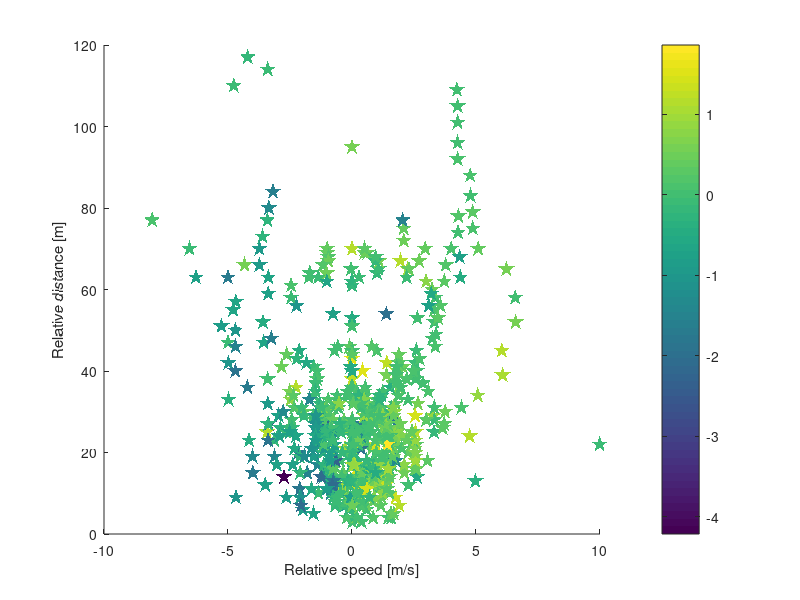
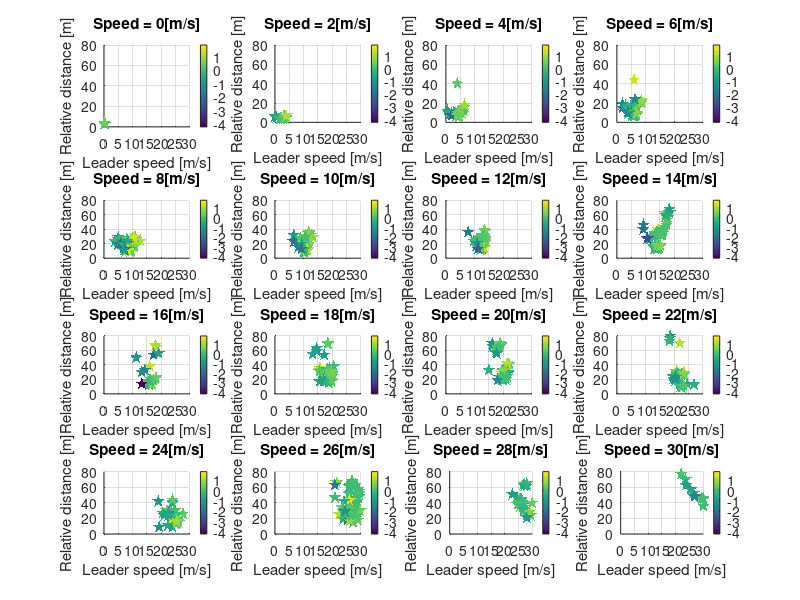

Write the MATLAB code that produced these figures, in order. (Note: this script raises an error after producing the figures.)
%% write a script that shows a heat map of the FS and human driving data and IDM...

clear all
clc

%% load human driving data

load("2020-07-08-15-15-54_2T3MWRFVXLW056972_CAN_Messages.mat")
valid_accel = accelx;
valid_relative_dist = lead_distance;
valid_relative_spd = relative_vel;
valid_relative_spd(lead_distance>120) = nan;
valid_speed = speed/3.6;

lead_distance(lead_distance>120) = nan;

%% overlay data with different deceleraito range
time_aligned = Time-Time(1);
time_enter = 430;
time_exit = 1301;

[~,highway_s_I] = min(abs(time_aligned-time_enter));
[~,highway_e_I] = min(abs(time_aligned-time_exit));

accelx_highway = accelx(highway_s_I:highway_e_I);
highway_rel_speed = relative_vel(highway_s_I:highway_e_I);
highway_lead_dist = lead_distance(highway_s_I:highway_e_I);
speed_highway = valid_speed(highway_s_I:highway_e_I);

%%
figure()
scatter(highway_rel_speed,highway_lead_dist,160,accelx_highway,...
        'p','filled','MarkerFaceAlpha',1.0,'MarkerEdgeAlpha',1.0);

xlabel('Relative speed [m/s]')
ylabel('Relative distance [m]')
cm = get(gca,'Colormap');
colorbar

top = max(accelx_highway);
bottom = min(accelx_highway);

%% plot human driving data at different speed 
v_AV_grid = 0:2:30;

temp_c = accelx_highway;
c = exp(temp_c)./(1+exp(temp_c))-0.5;   %enhance constrast
c = temp_c;

fig_handle1 = figure();
% colormap(fig_handle1,cm)
% colormap(fig_handle1,brewermap([],'RdYlGn'))  %RdYlGn
hold on
for AV_speed_index = 1:1:length(v_AV_grid)
    %extract field test data around this speed
    speed_lower_bound = v_AV_grid(AV_speed_index)-1;
    speed_upper_bound = v_AV_grid(AV_speed_index)+1;
    accel_pt_temp = accelx_highway(speed_lower_bound<=speed_highway&speed_highway<speed_upper_bound);
    color_pt_temp = c(speed_lower_bound<=speed_highway&speed_highway<speed_upper_bound);
    relative_dist_pt_temp = highway_lead_dist(speed_lower_bound<=speed_highway&speed_highway<speed_upper_bound);
    relative_spd_pt_temp = highway_rel_speed(speed_lower_bound<=speed_highway&speed_highway<speed_upper_bound);
    speed_pt_temp = speed_highway(speed_lower_bound<=speed_highway&speed_highway<speed_upper_bound);
    
    temp_v_AV = v_AV_grid(AV_speed_index);
    subplot(4,4,AV_speed_index)
    
    title(['Speed = ',num2str(temp_v_AV),'[m/s]'])
    hold on
    scatter(relative_spd_pt_temp +temp_v_AV,relative_dist_pt_temp,100,accel_pt_temp,...
        'p','filled','MarkerFaceAlpha',1.0,'MarkerEdgeAlpha',1.0);

    xlabel('Leader speed [m/s]')
    ylabel('Relative distance [m]')
    set(gca,'FontSize',10)
    grid on
    xlim([0 30])
    ylim([0 80])
    
    caxis manual
    caxis([bottom top]);
    colorbar
    
end
set(gcf, 'Color', 'w');


%% heatmap of the Intelligent Driver Model (IDM)

uMin = -3;
uMax = 1.5;
r = 30;

v_lead_grid = 0:1:30;
rel_dist_grid = 0:1:80;

v_AV_grid = 0:2:30;

[XX,YY] = meshgrid(v_lead_grid,rel_dist_grid);

fig_handle2 = figure();

IDMparams.delta = 4; 
IDMparams.a = 1.3;
IDMparams.b = 2.0;
IDMparams.S0 = 2;
IDMparams.T = 1;
IDMparams.v0 = 30;


for AV_speed_index = 1:1:length(v_AV_grid)

    temp_v_AV = v_AV_grid(AV_speed_index);
    v_AV = temp_v_AV*ones(size(XX,1),size(XX,2));
    
    d_rel = YY;
    v_rel = XX-v_AV;
    
    accel_value = IDM(v_AV,d_rel,v_rel,uMin,uMax,IDMparams);
    subplot(4,4,AV_speed_index)
    
    title(['Speed = ',num2str(temp_v_AV),'[m/s]'])
    hold on
    contourf(XX,YY,accel_value)
    xlabel('Leader speed [m/s]')
    ylabel('Relative distance [m]')
    set(gca,'FontSize',10)
    caxis manual
    caxis([bottom top]);
    colorbar
    xlim([0 30]);
    ylim([0 80]);

%     pause
end
cm2 = get(gca,'Colormap');
colormap(fig_handle2,cm)
set(gcf, 'Color', 'w');
% colormap(fig_handle,brewermap([],'RdYlGn'))  %RdYlGn



%% load driving data 03052020
load('../../circleData/2020-07-28-17-56-48-879520_2020_03_05_relative_distance_relative_speed_Data.mat');
load('../../circleData/2020-07-28-17-40-56-648843_2020_03_05_Acceleration_Speed_Data.mat');

%%
time1 = speed_accel(:,1);
% speed = speed_accel(:,2);
% accel = speed_accel(:,3);

time2 = relative_distance_relative_speed(:,1);
% relative_distance = relative_distance_relative_speed(:,2);
% relative_speed = relative_distance_relative_speed(:,3);

[B,I] = sort(time1); 
time1 = B;
speed = speed_accel(I,2);
accel = speed_accel(I,3);

[B,I] = sort(time2); 
time2 = B;
relative_distance = relative_distance_relative_speed(I,2);
relative_speed = relative_distance_relative_speed(I,3);
%% resample speed and accel
speed = interp1(time1,speed,time2,'nearest');
accel = interp1(time1,accel,time2,'nearest');    

%estimate speed of the lead vehicle.
speed_lead  = speed + relative_speed;
relative_dist_data0 = relative_distance(speed_lead>0 & relative_distance<100);
relative_spd_data0 = relative_speed(speed_lead>0 & relative_distance<100);
speed_data0 = speed(speed_lead>0& relative_distance<100);
accel_data0 = accel(speed_lead>0 & relative_distance<100);

time_headway_data1 = relative_dist_data0./speed_data0;
time_headway_data1 = time_headway_data1(speed_data0>1);

edges = [0:0.2:2.5];
hist(time_headway_data1,edges)

figure()
plot(time2,speed)

figure()
plot(time2,accel)


relative_dist_data0 = [relative_dist_data0;highway_lead_dist'];
relative_spd_data0 = [relative_spd_data0;highway_rel_speed'];
speed_data0 = [speed_data0;speed_highway'];
accel_data0 = [accel_data0;accelx_highway'];

%% get zero acceleration data points ( accel -0.1~0.1)  

%% load driving data 03052020
load('../../circleData/2020-07-28-17-56-48-879520_2020_03_05_relative_distance_relative_speed_Data.mat');
load('../../circleData/2020-07-28-17-40-56-648843_2020_03_05_Acceleration_Speed_Data.mat');

%%
time1 = speed_accel(:,1);
% speed = speed_accel(:,2);
% accel = speed_accel(:,3);

time2 = relative_distance_relative_speed(:,1);
% relative_distance = relative_distance_relative_speed(:,2);
% relative_speed = relative_distance_relative_speed(:,3);

[B,I] = sort(time1); 
time1 = B;
speed = speed_accel(I,2);
accel = speed_accel(I,3);

[B,I] = sort(time2); 
time2 = B;
relative_distance = relative_distance_relative_speed(I,2);
relative_speed = relative_distance_relative_speed(I,3);
%% resample speed and accel
speed = interp1(time1,speed,time2,'nearest');
accel = interp1(time1,accel,time2,'nearest');    

%estimate speed of the lead vehicle.
speed_lead  = speed + relative_speed;
relative_dist_data0 = relative_distance(speed_lead>0 & relative_distance<100);
relative_spd_data0 = relative_speed(speed_lead>0 & relative_distance<100);
speed_data0 = speed(speed_lead>0& relative_distance<100);
accel_data0 = accel(speed_lead>0 & relative_distance<100);

time_headway_data1 = relative_dist_data0./speed_data0;
time_headway_data1 = time_headway_data1(speed_data0>1);

edges = [0:0.2:2.5];
hist(time_headway_data1,edges)

figure()
plot(time2,speed)

figure()
plot(time2,accel)


relative_dist_data0 = [relative_dist_data0;highway_lead_dist'];
relative_spd_data0 = [relative_spd_data0;highway_rel_speed'];
speed_data0 = [speed_data0;speed_highway'];
accel_data0 = [accel_data0;accelx_highway'];



%% get zero acceleration data points ( accel -0.1~0.1)  

relative_dist_data1 = relative_dist_data0(accel_data0> 0.5  | accel_data0<-0.5 );
relative_spd_data1 = relative_spd_data0(accel_data0> 0.5  | accel_data0< -0.5 );
speed_data1 = speed_data0(accel_data0> 0.5 | accel_data0<-0.5 );
accel_data1 = accel_data0(accel_data0> 0.5 | accel_data0<-0.5 );

temp_c = accel_data0;
c = temp_c;

%% IDM and human driving data

uMin = -3;
uMax = 1.5;
r = 30;

v_lead_grid = 0:1:30;
rel_dist_grid = 0:1:80;

v_AV_grid = 0:2:30;

[XX,YY] = meshgrid(v_lead_grid,rel_dist_grid);

fig_handle2 = figure();

for AV_speed_index = 1:1:length(v_AV_grid)

    %extract field test data around this speed
    speed_lower_bound = v_AV_grid(AV_speed_index)-1;
    speed_upper_bound = v_AV_grid(AV_speed_index)+1;
    accel_pt_temp = accel_data1(speed_lower_bound<=speed_data1&speed_data1<speed_upper_bound );
    color_pt_temp = c(speed_lower_bound<=speed_data1&speed_data1<speed_upper_bound);
    relative_dist_pt_temp = relative_dist_data1(speed_lower_bound<=speed_data1&speed_data1<speed_upper_bound);
    relative_spd_pt_temp = relative_spd_data1(speed_lower_bound<=speed_data1&speed_data1<speed_upper_bound);
    speed_pt_temp = speed_data1(speed_lower_bound<=speed_data1&speed_data1<speed_upper_bound);
    
    temp_v_AV = v_AV_grid(AV_speed_index);
    v_AV = temp_v_AV*ones(size(XX,1),size(XX,2));
    
    d_rel = YY;
    v_rel = XX-v_AV;
    
    accel_value = IDM(v_AV,d_rel,v_rel,uMin,uMax,IDMparams);
    subplot(4,4,AV_speed_index)
    
    title(['Speed = ',num2str(temp_v_AV),'[m/s]'])
    hold on
    contourf(XX,YY,accel_value)
    
    scatter(relative_spd_pt_temp +temp_v_AV,relative_dist_pt_temp,100,accel_pt_temp,...
        'p','filled','MarkerFaceAlpha',1.0,'MarkerEdgeAlpha',1.0);
    xlabel('Leader speed [m/s]')
    ylabel('Relative distance [m]')
    set(gca,'FontSize',10)
    caxis manual
    caxis([bottom top]);
    colorbar
    xlim([0 30])
    ylim([0 80])

%     pause
end
set(gcf, 'Color', 'w');

